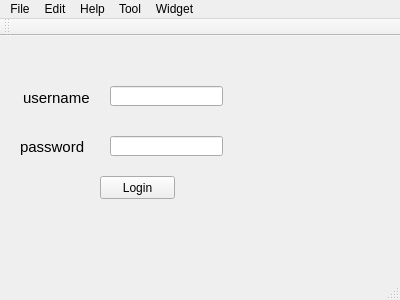
<?xml version="1.0" encoding="UTF-8"?>
<ui version="4.0">
 <class>MainWindow</class>
 <widget class="QMainWindow" name="MainWindow">
  <property name="geometry">
   <rect>
    <x>0</x>
    <y>0</y>
    <width>400</width>
    <height>300</height>
   </rect>
  </property>
  <property name="windowTitle">
   <string>MainWindow</string>
  </property>
  <widget class="QWidget" name="centralWidget">
   <widget class="QLineEdit" name="lineEdit">
    <property name="geometry">
     <rect>
      <x>110</x>
      <y>50</y>
      <width>113</width>
      <height>20</height>
     </rect>
    </property>
   </widget>
   <widget class="QLabel" name="label">
    <property name="geometry">
     <rect>
      <x>23</x>
      <y>51</y>
      <width>71</width>
      <height>21</height>
     </rect>
    </property>
    <property name="font">
     <font>
      <family>Arial</family>
      <pointsize>11</pointsize>
     </font>
    </property>
    <property name="text">
     <string>username</string>
    </property>
   </widget>
   <widget class="QLabel" name="label_2">
    <property name="geometry">
     <rect>
      <x>20</x>
      <y>100</y>
      <width>71</width>
      <height>21</height>
     </rect>
    </property>
    <property name="font">
     <font>
      <family>Arial</family>
      <pointsize>11</pointsize>
      <weight>50</weight>
      <bold>false</bold>
     </font>
    </property>
    <property name="text">
     <string>password</string>
    </property>
   </widget>
   <widget class="QLineEdit" name="lineEdit_2">
    <property name="geometry">
     <rect>
      <x>110</x>
      <y>100</y>
      <width>113</width>
      <height>20</height>
     </rect>
    </property>
   </widget>
   <widget class="QPushButton" name="pushButton">
    <property name="geometry">
     <rect>
      <x>100</x>
      <y>140</y>
      <width>75</width>
      <height>23</height>
     </rect>
    </property>
    <property name="text">
     <string>Login</string>
    </property>
   </widget>
  </widget>
  <widget class="QMenuBar" name="menuBar">
   <property name="geometry">
    <rect>
     <x>0</x>
     <y>0</y>
     <width>400</width>
     <height>23</height>
    </rect>
   </property>
   <widget class="QMenu" name="menuFile">
    <property name="title">
     <string>File</string>
    </property>
   </widget>
   <widget class="QMenu" name="menuEdit">
    <property name="title">
     <string>Edit</string>
    </property>
   </widget>
   <widget class="QMenu" name="menuHelp">
    <property name="title">
     <string>Help</string>
    </property>
    <widget class="QMenu" name="menuLanguage">
     <property name="title">
      <string>Language</string>
     </property>
     <addaction name="actionChinese_Simplify"/>
     <addaction name="actionChinese_Tranditional"/>
     <addaction name="actionEnglish"/>
     <addaction name="actionRussian"/>
     <addaction name="actionJapanese"/>
    </widget>
    <addaction name="actionDocument"/>
    <addaction name="actionTutorial"/>
    <addaction name="separator"/>
    <addaction name="actionUpdate_Check"/>
    <addaction name="actionAbout_us"/>
    <addaction name="menuLanguage"/>
   </widget>
   <widget class="QMenu" name="menutool">
    <property name="title">
     <string>Tool</string>
    </property>
    <addaction name="actionbrowser"/>
    <addaction name="actionshortcut"/>
    <addaction name="actionSetting"/>
   </widget>
   <widget class="QMenu" name="menuAnalyse">
    <property name="title">
     <string>Widget</string>
    </property>
    <addaction name="actionFull_Screen"/>
   </widget>
   <addaction name="menuFile"/>
   <addaction name="menuEdit"/>
   <addaction name="menuHelp"/>
   <addaction name="menutool"/>
   <addaction name="menuAnalyse"/>
  </widget>
  <widget class="QToolBar" name="mainToolBar">
   <attribute name="toolBarArea">
    <enum>TopToolBarArea</enum>
   </attribute>
   <attribute name="toolBarBreak">
    <bool>false</bool>
   </attribute>
  </widget>
  <widget class="QStatusBar" name="statusBar"/>
  <action name="actionDocument">
   <property name="text">
    <string>Document</string>
   </property>
  </action>
  <action name="actionTutorial">
   <property name="text">
    <string>Tutorial</string>
   </property>
  </action>
  <action name="actionUpdate_Check">
   <property name="text">
    <string>Update Check</string>
   </property>
  </action>
  <action name="actionAbout_us">
   <property name="text">
    <string>About us</string>
   </property>
  </action>
  <action name="actionChinese_Simplify">
   <property name="text">
    <string>Chinese(Simplify)</string>
   </property>
  </action>
  <action name="actionChinese_Tranditional">
   <property name="text">
    <string>Chinese(Tranditional)</string>
   </property>
  </action>
  <action name="actionEnglish">
   <property name="text">
    <string>English</string>
   </property>
  </action>
  <action name="actionRussian">
   <property name="text">
    <string>Russian</string>
   </property>
  </action>
  <action name="actionJapanese">
   <property name="text">
    <string>Japanese</string>
   </property>
  </action>
  <action name="actionbrowser">
   <property name="text">
    <string>browser</string>
   </property>
  </action>
  <action name="actionshortcut">
   <property name="text">
    <string>shortcut</string>
   </property>
  </action>
  <action name="actionFull_Screen">
   <property name="text">
    <string>Full Screen</string>
   </property>
  </action>
  <action name="actionSetting">
   <property name="text">
    <string>Setting</string>
   </property>
  </action>
 </widget>
 <layoutdefault spacing="6" margin="11"/>
 <resources/>
 <connections/>
</ui>
